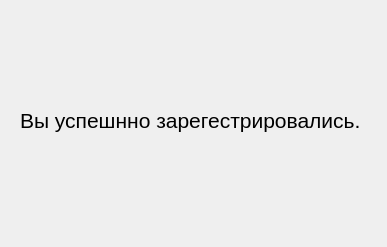
<?xml version="1.0" encoding="UTF-8"?>
<ui version="4.0">
 <class>Dialog</class>
 <widget class="QDialog" name="Dialog">
  <property name="geometry">
   <rect>
    <x>0</x>
    <y>0</y>
    <width>387</width>
    <height>247</height>
   </rect>
  </property>
  <property name="windowTitle">
   <string>Dialog</string>
  </property>
  <widget class="QLabel" name="label">
   <property name="geometry">
    <rect>
     <x>140</x>
     <y>140</y>
     <width>47</width>
     <height>13</height>
    </rect>
   </property>
   <property name="text">
    <string/>
   </property>
  </widget>
  <widget class="QLabel" name="label_2">
   <property name="geometry">
    <rect>
     <x>20</x>
     <y>50</y>
     <width>341</width>
     <height>141</height>
    </rect>
   </property>
   <property name="font">
    <font>
     <pointsize>16</pointsize>
     <weight>50</weight>
     <bold>false</bold>
    </font>
   </property>
   <property name="text">
    <string>Вы успешнно зарегестрировались.</string>
   </property>
  </widget>
 </widget>
 <resources/>
 <connections/>
</ui>
